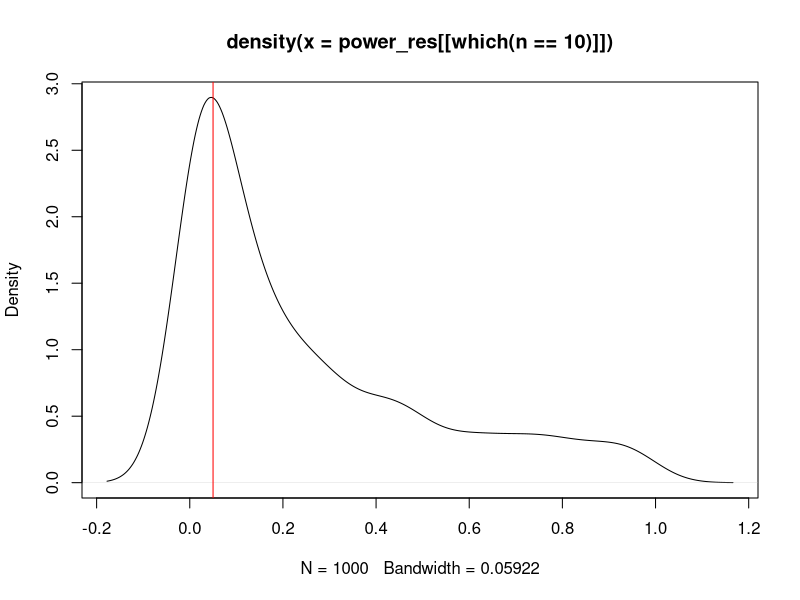
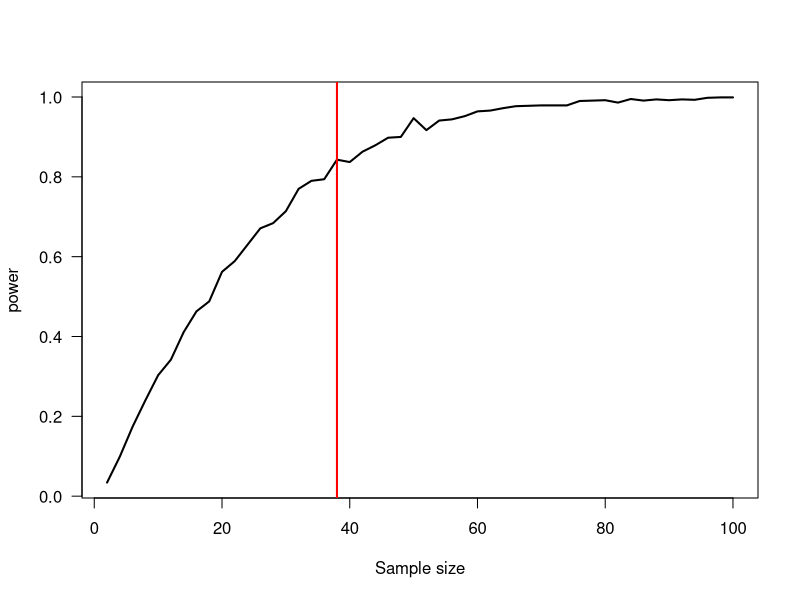
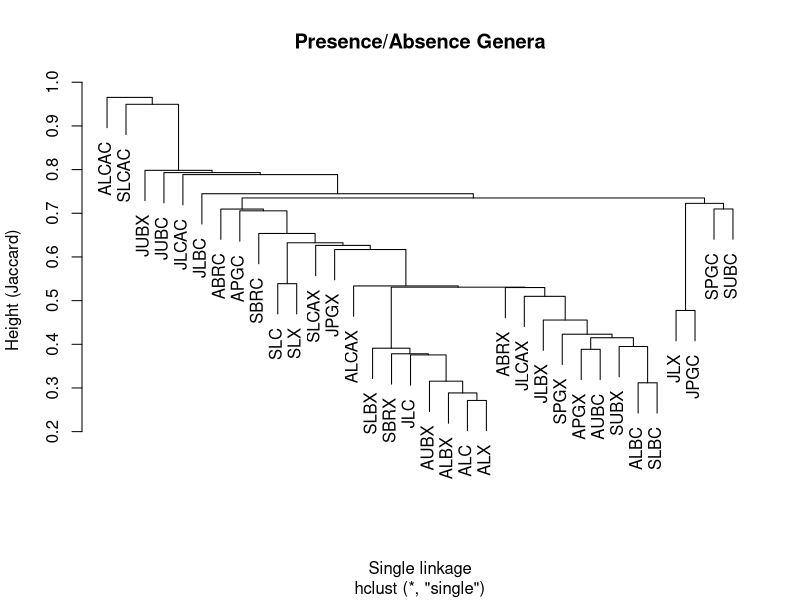
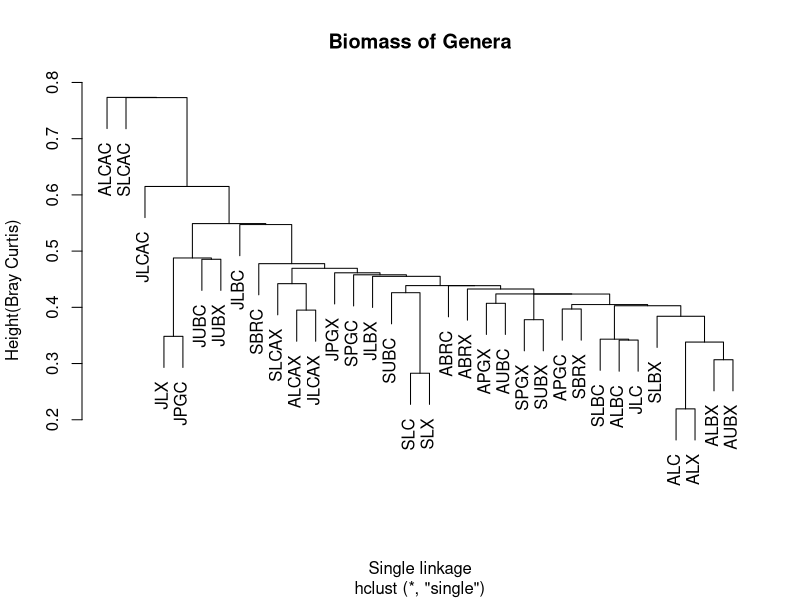
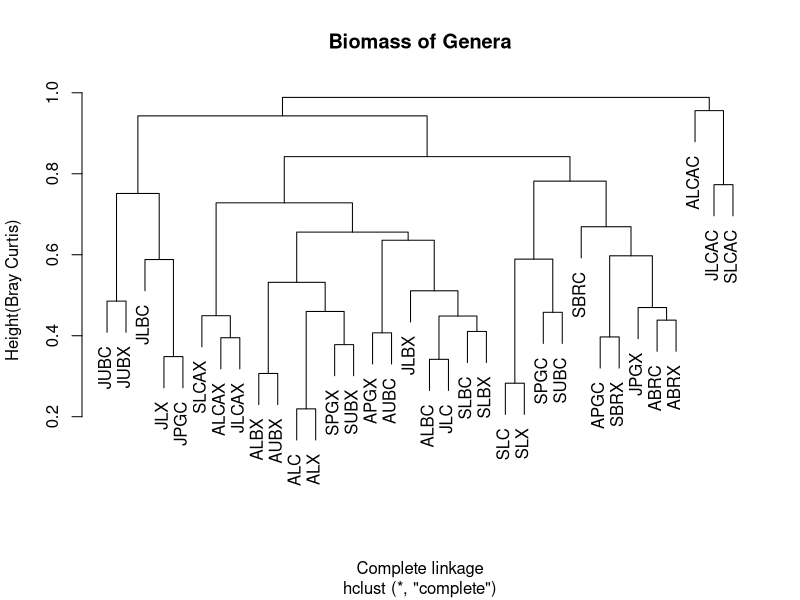
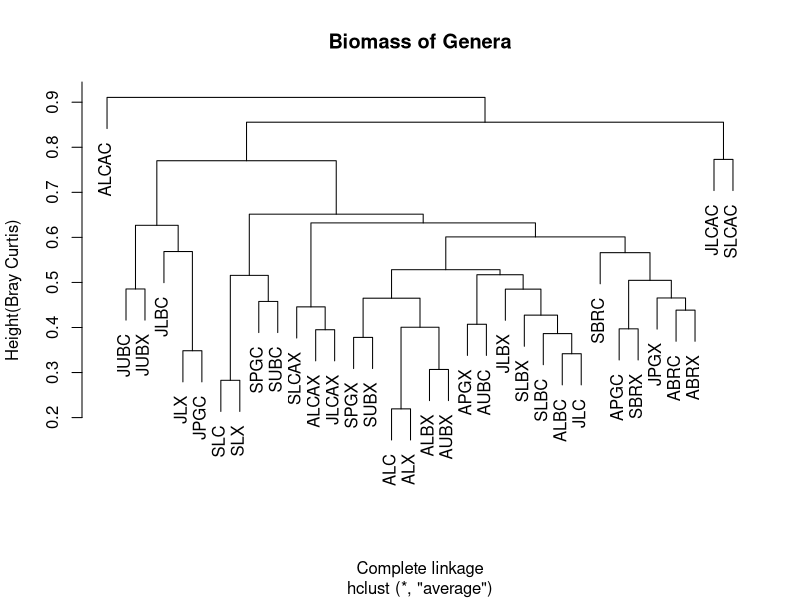
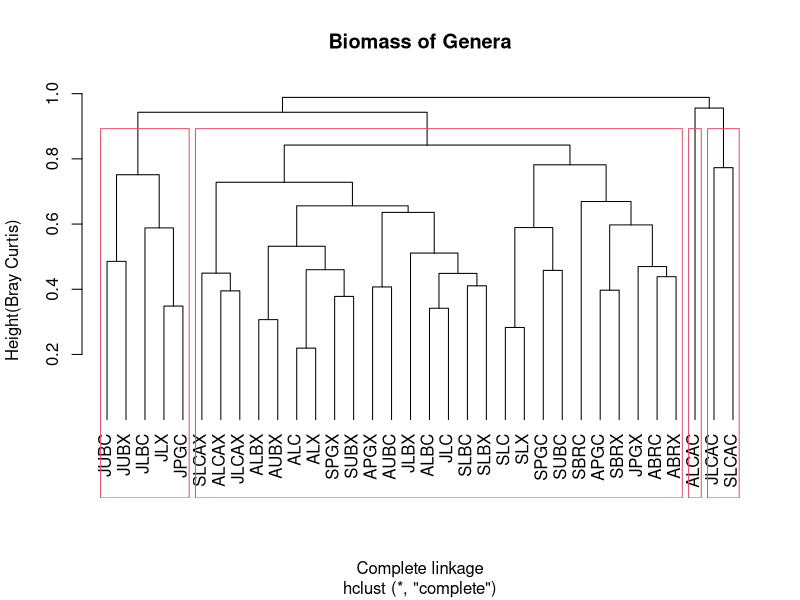

Generate these figures, in order, with R:
#######################
#                     #
# Power analysis in R #
#                     #
#######################

# Session 10 #

# R-peer-group

#######################
#                     #
# DIY power analysis  #
#                     #
#######################

# T-test example

# To understand the principals
# of power analysis, let's look
# at a DIY t-test example.

# define a range of sample sizes
n <- seq(2, 100, 2)

# simulate two groups with a 
# difference in means of 5%,
# and equal sd of 3

group1 <- rnorm(n = 1000, mean = 40, 
                sd = 3)

group2 <- rnorm(n = 1000, mean = 42, 
                sd = 3)

# for each element of n carry out a
# bunch of t-test for two samples of 
# n size

# number of replicates
nsim <- 1000

# define a function to resample groups
rsGroups <- function(g1, g2, n){
  new_g1 <- sample(g1, n, replace = TRUE)
  new_g2 <- sample(g2, n, replace = TRUE)
  list(new_g1 = new_g1, new_g2 = new_g2)
}

# example of using the function
rsGroups(group1, group2, 5)

power_res <- lapply(n, function(x){
  p_vals <- sapply(1:nsim, function(...){
    samps <- rsGroups(group1, group2, x)
    t.test(samps$new_g1, samps$new_g2)$p.value
  })
  return(p_vals)
})


# let's look at a density plot
# for n = 10
plot(density(power_res[[which(n == 10)]]))

# add alpha line
abline(v = 0.05, col = "red")

# Power is the proportion of simulations
# to the left of the red line

# let's find out

pwrs <- sapply(power_res, function(x){
  return(length(x[x < 0.05])/nsim)
})

# let's plot pwrs against n
plot(pwrs ~ n, type = "l", las = 1, lwd = 2,
     xlab = "Sample size", ylab = "power")

# what is the minimum sample size
# required for 80% power?
abline(v = min(n[which(pwrs >= 0.8)]), 
       col = "red", lwd = 2)

min(n[which(pwrs >= 0.8)])

# Using these principals you can
# do power analysis for any test
# of interest. The difficult part
# Is data simulation!!!

#########################
#                       #
# END of Power analysis #
#                       #
#########################
#########################
#########################
#                       #
#  Clustering analysis  #
#                       #
#########################

# clusters for data exploration 
# purposes 

# install vegan package
install.packages("vegan")

# Load vegan package
library("vegan")

# read data set
gen1 <- read.table("biovolume_genus2.csv", 
                   row.names = "X", sep = ",", 
                   header = TRUE)

##############################
# single linkage (gradients) #
##############################
summary(gen1)

genpres <- vegdist(gen1, method = "jaccard")

clust_genpres <- hclust(genpres, 
                        method = "single")

plot(clust_genpres, 
     main = "Presence/Absence Genera", 
     xlab = "Single linkage", 
     ylab = "Height (Jaccard)")


genbio1 <- vegdist(sqrt(gen1), 
                   method = "bray")

clust_genbio <- hclust(genbio1, 
                       method = "single")

plot(clust_genbio, 
     main = "Biomass of Genera", 
     xlab = "Single linkage", 
     ylab = "Height(Bray Curtis)")

############################################
# complete linkage (disparities or breaks) #
############################################

clust_genbio_comp <- hclust(genbio1, 
                            method = "complete")

plot(clust_genbio_comp, 
     main = "Biomass of Genera", 
     xlab = "Complete linkage", 
     ylab = "Height(Bray Curtis)")


clust_genbio_ave <- hclust(genbio1, 
                           method = "average")

plot(clust_genbio_ave, 
     main = "Biomass of Genera", 
     xlab = "Complete linkage", 
     ylab = "Height(Bray Curtis)")

##############################################
# creating subsets by cutting the dendrogram #
##############################################

# specify number of groups
x1 <- cutree(clust_genbio_comp, 
             k = 4) 
x1

# specify level of disimmilarity 
x2 <- cutree(clust_genbio_comp, 
             h = 0.6)
x2

# mark clusters with rectangles in diagram 

plot(clust_genbio_comp, 
     hang = -1, 
     main = "Biomass of Genera", 
     xlab = "Complete linkage", 
     ylab = "Height(Bray Curtis)")

rect.hclust(clust_genbio_comp, 4)

#END

